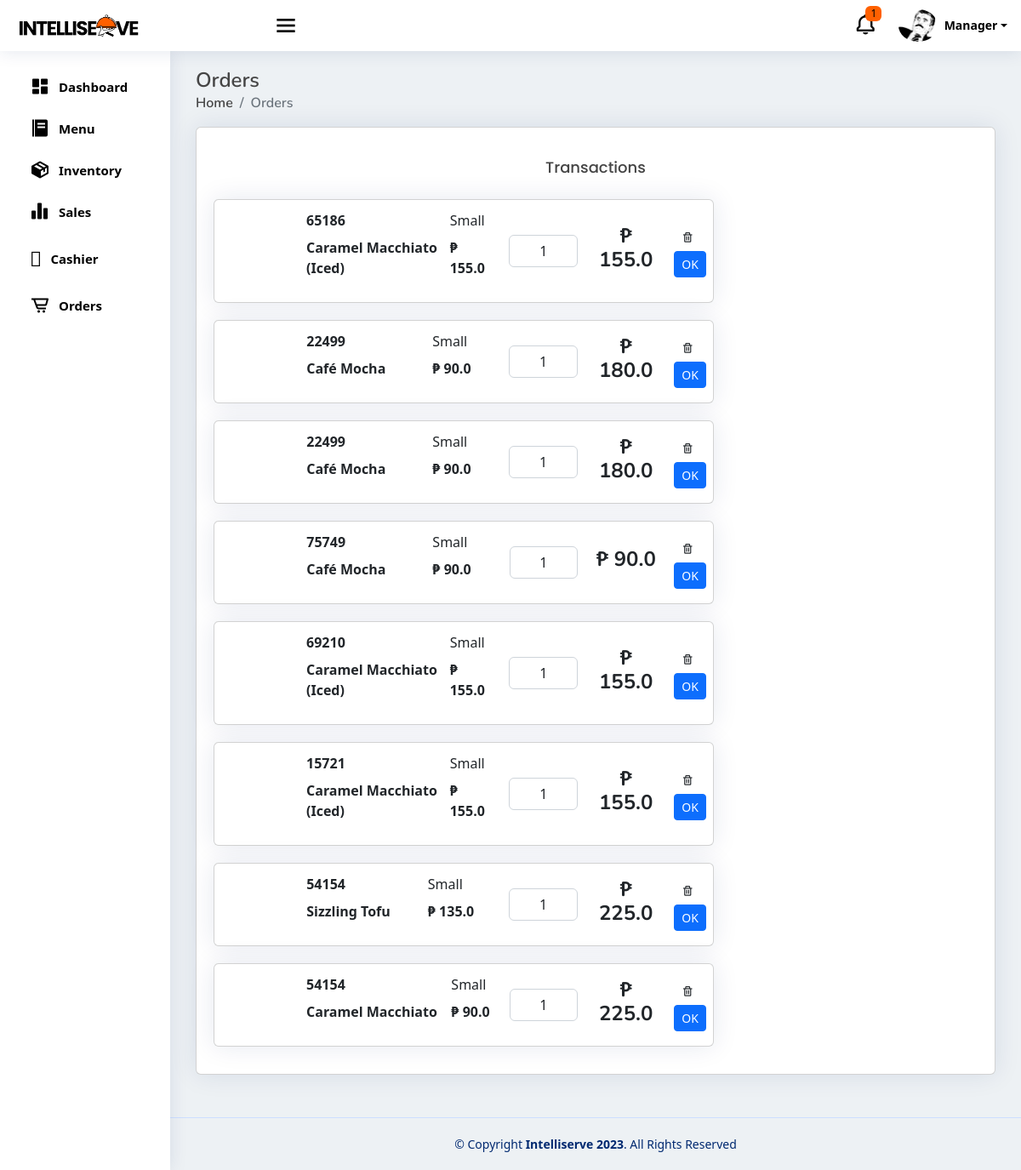
The app's page /Morder (signed in), older data.
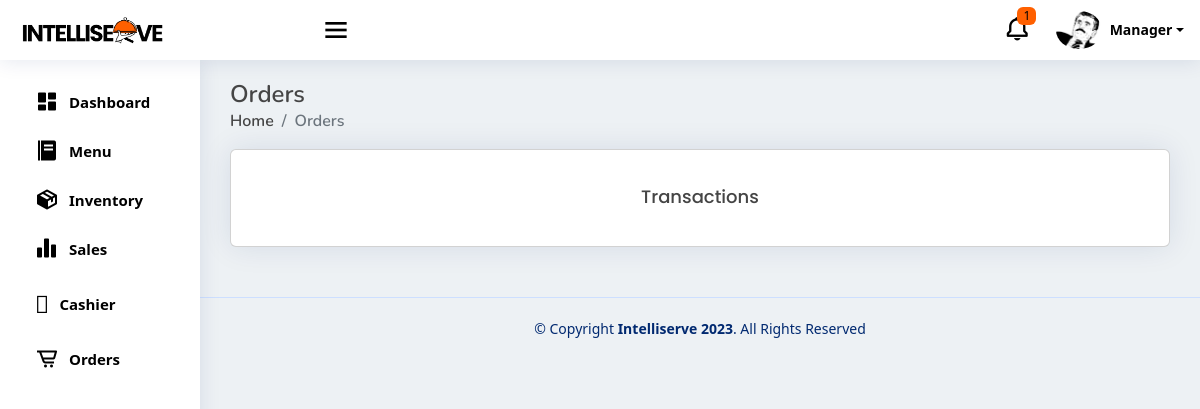
The same page, newer data.
### pos/models.py (models this page shows, shortened)
class buyItem(models.Model):
    buyName= models.CharField (max_length=255, null=True, blank=True)
    buySize = models.CharField(max_length=15, null=True, blank=True)
    buyQuantityMenu = models.PositiveIntegerField (null=True, blank=True)
    buyPrice = models.FloatField (null=True, blank=True)
    buyAddOns1 = models.CharField (max_length=255, null=True, blank=True)
    buyAddOns2 = models.CharField (max_length=255, null=True, blank=True)
    buyAddOns3 = models.CharField (max_length=255, null=True, blank=True)
    buyAddOns4 = models.CharField (max_length=255, null=True, blank=True)
    buyAddOns5 = models.CharField (max_length=255, null=True, blank=True)
    menuAOPrice1 = models.FloatField(default=0,null=True, blank=True)
    menuAOPrice2 = models.FloatField(default=0,null=True, blank=True)
    menuAOPrice3 = models.FloatField(default=0,null=True, blank=True)
    menuAOPrice4 = models.FloatField(default=0,null=True, blank=True)
    menuAOPrice5 = models.FloatField(default=0,null=True, blank=True)
    buyingredient1 = models.CharField (max_length=255, null=True, blank=True)
    buyingredient2 = models.CharField (max_length=255, null=True, blank=True)
    buyingredient3 = models.CharField (max_length=255, null=True, blank=True)
    buyingredient4 = models.CharField (max_length=255, null=True, blank=True)
    buyingredient5 = models.CharField (max_length=255, null=True, blank=True)
    buyingredient6 = models.CharField (max_length=255, null=True, blank=True)
    buyingredient7 = models.CharField (max_length=255, null=True, blank=True)
    buyingredient8 = models.CharField (max_length=255, null=True, blank=True)
    buyingredient9 = models.CharField (max_length=255, null=True, blank=True)
    buyingredient10 = models.CharField (max_length=255, null=True, blank=True)
    transaction = models.BooleanField(default=False)
    buyOrBought = models.BooleanField(default=False)
    DoneOrder = models.BooleanField(default=False)
    payment_method = models.CharField(max_length=255, choices=PAYMENT_CHOICES, null=True, blank=True)
    DineIn_Out = models.CharField(max_length=255, choices=IN_OUT, null=True, blank=True)
    AllPayment = models.FloatField(null=True, blank=True)
    tenderedPayment = models.FloatField(null=True, blank=True)
    orderNumber = models.PositiveIntegerField (null=True, blank=True)
    dateordered = models.DateTimeField (null=True, blank=True)
    priceSize = models.FloatField( null=True, blank=True)

### pos/views.py (the view)
# urls.py: path('Morder', views.Morder, name='Morder'),
@login_required
def Morder(request):
    buyitemform = BuyItemForms()
    stocks = Stocks.objects.first()
    menuDrinks = MenuDrinks.objects.all()
    menuCategory = MenuCategory.objects.all()
    buyitem = buyItem.objects.all()
    total_price = calculate_total_price(buyitem)
    context = {
        'buyitemform': buyitemform,
        'stocks': stocks,
        'menuDrinks': menuDrinks,
        'menuCategory': menuCategory,
        'buyitem': buyitem,
        'total_price': total_price
    }
    return render(request, 'Morder.html', context)

### pos/forms.py
class BuyItemForms(forms.ModelForm):
    class Meta:
        model = buyItem
        fields = [
            "transaction", "buyOrBought", "buySize", "buyQuantityMenu", "buyName", "buyPrice",
            "buyAddOns1", "buyAddOns2", "buyAddOns3", "buyAddOns4", "buyAddOns5",
            "menuAOPrice1", "menuAOPrice2", "menuAOPrice3", "menuAOPrice4", "menuAOPrice5",
            "buyingredient1", "buyingredient2", "buyingredient3", "buyingredient4", "buyingredient5",
            "buyingredient6", "buyingredient7", "buyingredient8", "buyingredient9", "buyingredient10",
            "payment_method", "DineIn_Out", "AllPayment", "tenderedPayment", "orderNumber", "dateordered", "DoneOrder",
            "priceSize"
        ]
        widgets = {
            'payment_method': forms.RadioSelect(choices=(('cash', 'Cash'), ('gcash', 'GCash'))),
            'DineIn_Out': forms.RadioSelect(choices=(('IN', 'Dine In'), ('OUT', 'Dine Out'))),
        }

### pos/views.py (called while the page is built)
def calculate_total_price(buyitem):
    total = 0
    for item in buyitem:
        if not item.transaction and item.total_price:
            total += item.total_price
    rounded_total = round(total, 2)
    return rounded_total

### pos/templates/Morder.html (shortened to what this page needs)
{% extends "base.html" %}
{% block content %}
  <div class="pagetitle">
    <h1>Orders</h1>
    <nav>
      <ol class="breadcrumb">
        <li class="breadcrumb-item"><a href="/templates/index.html">Home</a></li>
        <li class="breadcrumb-item active">Orders</li>
      </ol>
    </nav>
  </div>
  <section class="section dashboard">
    <div class="row">
      <div class="col-lg-12 col-sm-12">
        <div class="card">
          <div class="card-body">
            <h5 class="card-title text-center">Transactions</h5>
            {% for cart in buyitem %}
            {% if cart.buyOrBought and not cart.DoneOrder %}
              <div class="row">
                <div class="col-8">
                  <div class="d-block order-card">
                    <div class="card mb-3 m-1">
                      <div class="row g-1">
                        <div class="col-12">
                          <div class="card-body mb-0 p-0">
                            <table class="table table-responsive table-borderless mb-0 p-0">
                              <tbody>
                                <tr>
                                  <td class="col-2" style="vertical-align: middle;">
                                  </td>
                                  <td class="col-5">
                                    <table class="table nested-table table-sm table-borderless p-0">
                                      <tbody>
                                        <tr>
                                          <td>
                                            <strong>{{ cart.orderNumber }}</strong>
                                          </td>
                                          <td>{{ cart.buySize }}</td>
                                        </tr>
                                        <tr>
                                          <td class="main-menu">
                                            <strong>{{ cart.buyName }}</strong>
                                          </td>
                                          <td class="main-menu-price">
                                            <strong>&#8369; {{ cart.buyPrice }}</td></strong>
                                          </td>
                                        </tr>
                                      </tbody>
                                    </table>
                                  <td class="col-2" style="vertical-align: middle;">
                                    <div class="input-group my-auto">
                                      <input class="form-control" style="text-align: center;" value="{{ cart.buyQuantityMenu }}"
                                        readonly>
                                    </div>
                                  </td>
                                  <td class="col-2 text-center total-price" style="vertical-align: middle;">
                                    <h4><strong>&#8369; {{ cart.AllPayment }}</strong></h4>
                                  </td>
                                  <td class="col-1" style="vertical-align: middle;">
                                    <button class="btn btn-sm delete-btn" data-bs-toggle="modal"
                                      data-bs-target="#deletemodal"><i class='bx bx-trash'></i></button>
                                      {% url 'pos:Mupdate_done_order' cart.pk as Mupdate_done_order_url %}
                                      <button type="button" class="btn btn-primary btn-sm" onclick="location.href='{{ Mupdate_done_order_url }}'">OK</button>                                               </tr>
                          </div>
                        </div>
                      </div>
                    </div>
                  </div>
                </div>
              </div>
            {% endif %}
          {% endfor %}
          </div>
        </div>
      </div>
    </div>
  </section>
{%endblock content %}

Row changes from the older to the newer data that the page shows:
removed buyItem: orderNumber "65186", buySize "Small", buyName "Caramel Macchiato (Iced)", buyPrice "155.0", buyQuantityMenu "1", AllPayment "155.0"
removed buyItem: orderNumber "22499", buySize "Small", buyName "Café Mocha", buyPrice "90.0", buyQuantityMenu "1", AllPayment "180.0"
removed buyItem: orderNumber "22499", buySize "Small", buyName "Café Mocha", buyPrice "90.0", buyQuantityMenu "1", AllPayment "180.0"
removed buyItem: orderNumber "75749", buySize "Small", buyName "Café Mocha", buyPrice "90.0", buyQuantityMenu "1", AllPayment "90.0"
removed buyItem: orderNumber "69210", buySize "Small", buyName "Caramel Macchiato (Iced)", buyPrice "155.0", buyQuantityMenu "1", AllPayment "155.0"
removed buyItem: orderNumber "15721", buySize "Small", buyName "Caramel Macchiato (Iced)", buyPrice "155.0", buyQuantityMenu "1", AllPayment "155.0"
removed buyItem: orderNumber "54154", buySize "Small", buyName "Sizzling Tofu", buyPrice "135.0", buyQuantityMenu "1", AllPayment "225.0"
removed buyItem: orderNumber "54154", buySize "Small", buyName "Caramel Macchiato", buyPrice "90.0", buyQuantityMenu "1", AllPayment "225.0"
